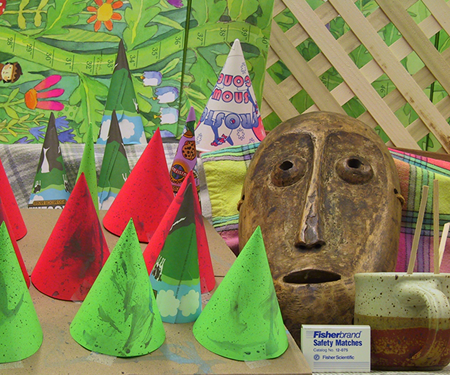
%> input picture Inputs/left1.png, 450 x 375 px
$ octave --eval "result = extractEdges('Inputs/left1.png');"   (GNU Octave 9; MATLAB toolbox functions it lacks are replaced by stand-ins)
%> lines starting %> are read from the running program, lines starting %| are printed output that depends on the picture
### getRandomPixel.m
%%%%%%%%%%%%%%%%%%%%%%%%%%%%%%%%%%%%%%%%%%%%%%%%%%%%%%%%%%%%%%%%%%%%%%%%%%
% getRandomPixel.m
% Author: Taylor Welker
% Date: January 25, 2017
%
% This function is a helper function for 'extractEdges.m'.  It is used to
% obtain random pixels from the EDGE_SET in order to develop a line model.
%
% Arguments:
% EDGE_SET - The EDGE_SET from the 'extractEdges.m' function
%
% Output:
% pixel_coord - The (x,y) values of a pixel, chosen randomly from the
%               EDGE_SET.
%%%%%%%%%%%%%%%%%%%%%%%%%%%%%%%%%%%%%%%%%%%%%%%%%%%%%%%%%%%%%%%%%%%%%%%%%%

function pixel_coord = getRandomPixel(EDGE_SET)

edgeset_size = size(EDGE_SET); % Get the number of pixels within the EDGE_SET
num_pixels = edgeset_size(1);

% Find a random edge pixel
RandNum = rand;               % Find a random number between 0 and 1
index = RandNum * num_pixels; % Multiply it by the size of the array (number of edge pixels)
index = ceil(index);          % Round up to the nearest integer, this is your index
pixel_coord = EDGE_SET(index,:); % Obtain the x,y coordinates of the pixel

end

### extractEdges.m
%%%%%%%%%%%%%%%%%%%%%%%%%%%%%%%%%%%%%%%%%%%%%%%%%%%%%%%%%%%%%%%%%%%%%%%%%%
% extractEdges.m
% Author: Taylor Welker
% Date: January 25, 2017
%
% This function is used to identify significant lines and edges within an
% image.  Using a canny edge detector to identify pixels of interest, this
% function takes it a step further by sifting through the pixels, and
% estimating line models that can be used to represent significant edges.
% These significant edges are then placed in a new image and labeled using
% random colors.
%
% Arguments:
% newImg - the image that we will be processing.
%
% Outputs:
% ifinal - an image with the same dimensions as the original 'newImg', but
% primarily blank with the exception of the colored edges determined by the
% function.
%%%%%%%%%%%%%%%%%%%%%%%%%%%%%%%%%%%%%%%%%%%%%%%%%%%%%%%%%%%%%%%%%%%%%%%%%%

function ifinal = extractEdges(newImg)
%> called with newImg = 'Inputs/left1.png'

    % Initialize a few variables
    LINE_SET = {};  % This holds our lines in arrays of pixels
    LINE_NUM = 0;   % This keeps track of the number of lines we have found
    ITERS = 0;      % This counter keeps track of the current iteration
    TOTAL_NO_ITERS = 10000;     % Max number of iterations
    MAX_PAIR_DISTANCE = 200;    % Max distance between points to model a line
    MIN_POINTLINE_DISTANCE = 15;% Limit between pixel and line model to fit
    MIN_LINE_PIXEL_NUM = 500;   % Min number of pixels to make a line

    % Setup a few measurements
    img = imread(newImg);   % Read in the image
%> img is the input picture: size 375x450x3 uint8; mean R, G, B 132.6, 130.2, 82.3
    iedge = edge(double(rgb2gray(img)),'Canny',0.2); % Use canny edge detection
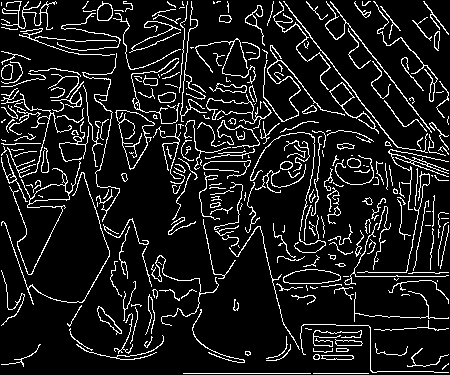
%> iedge: size 375x450 logical; 10.7% white in thin lines or dots
    [height width depth] = size(img);   % get the dimensions of the image
%> height = 375; width = 450; depth = 3
    EDGE_SET = []; % Create an array to hold results of canny edge detector

    % Now, we get each pixel that was detected by the canny edge detector
    % For every pixel in the image
    for row = 1:height
        for col = 1:width

            % If the pixel is marked by teh canny edge detector
            if(iedge(row,col) == 1)
                % Add it to the EDGE_SET
                EDGE_SET = [EDGE_SET; row, col];
            end
        end
    end

    % Get the number of pixels in the edge set (width not important)
    [EDGE_SET_SIZE EDGE_SET_WIDTH] = size(EDGE_SET);
%> EDGE_SET_SIZE = 18120; EDGE_SET_WIDTH = 2

    % Keep the iterations going until we reach our limit
    while((ITERS < TOTAL_NO_ITERS) && (EDGE_SET_SIZE > 0))

        % Increment the iteration counter
        ITERS = ITERS + 1

        % Get the first random pixel coordinates
        randPix_1 = getRandomPixel(EDGE_SET);

        % This flag is meant to tell us when a valid second point has been found
        randPix_2_found = 0;

        % These variables are meant to keep us from staying in an endless
        % loop if we happen to choose a random pixel that has no near
        % neighbors to form a line model with
        give_up = 0;        % This is the counter, initialized to 0
        GIVE_UP_ITER = 0;   % This is the flag that exits the loop if set
        GIVE_UP_MAX = 1000; % This is the max number of tries before giving up

        % Until we find that second point or we give up trying to find one
        while((randPix_2_found == 0) && (give_up == 0))

            % Increment the give up counter
            GIVE_UP_ITER = GIVE_UP_ITER + 1;

            % If we have reached our limit, give up
            if(GIVE_UP_ITER >= GIVE_UP_MAX)
                give_up = 1;
            end

            % Get a new random point
            newRandPix = getRandomPixel(EDGE_SET);

            % Find the distance between the two points with Pythagorean thm
            ydiff = randPix_1(1) - newRandPix(1);
            xdiff = randPix_1(2) - newRandPix(2);
            pairDistance = sqrt(xdiff^2 + ydiff^2);

            % If the points are the same ignore it
            if(newRandPix == randPix_1)
                randPix_2_found = 0;

            % Case to leave loop successfully
            elseif(pairDistance < MAX_PAIR_DISTANCE)
                randPix_2_found = 1;    % Set the flag to leave
                randPix_2 = newRandPix; % Get the pixel value
            end
        end

        % If we didn't give up, then try to find a line
        if(give_up == 0)

            % Create a line between the two points (ax + by + c = 0)
            slope = (randPix_2(1) - randPix_1(1)) / (randPix_2(2) - randPix_1(2));
            offset = randPix_1(1) + (-slope * randPix_1(2));
            a = -slope;
            b = 1;
            c = -offset;

            % Create a set to hold the points that fit this line
            INLIER = [];

            % Create a set to hold the indices of the pixels within the
            % EDGE_SET that will be added to the line (if successful)
            INDICES_TO_REMOVE = [];

            % Iterate through each pixel in the set
            for pixel=1:EDGE_SET_SIZE

                % Get what the line predicts the value should be
                est = getLineEst(EDGE_SET(pixel,:),a,b,c);

                % If that value is within the Minimum Pointline Distance
                if(abs(est) < MIN_POINTLINE_DISTANCE)

                    % Add the pixel to the INLIER set
                    INLIER = [INLIER; EDGE_SET(pixel,:)];
                    INDICES_TO_REMOVE = [INDICES_TO_REMOVE, pixel];
                end
            end

            % After iterating through the whole EDGE_SET, add the INLIER to
            % the LINE_SET if there are enough edge pixels
            [INLIER_num INLIER_depth] = size(INLIER);
            if(INLIER_num >= MIN_LINE_PIXEL_NUM);
                LINE_NUM = LINE_NUM + 1;
                LINE_SET{LINE_NUM} = INLIER;

                % Be sure to remove the pixels from the EDGE_SET
                EDGE_SET(INDICES_TO_REMOVE, :) = [];
            end

            % Update the variables that keep track of EDGE_SET's size
            [EDGE_SET_SIZE EDGE_SET_WIDTH] = size(EDGE_SET);
        end
    end

    % Finally, at the end, we need to assign each line segment a random
    % color and plot them

    % Create a new image of the same size as the original
    ifinal = double(zeros(height, width, depth));

    % Iterate through each line in LINE_SET
    for nextLine=1:LINE_NUM

        % Get a new random color
        randColor = rand(1,3);

        % Get the next line
        newLine = LINE_SET{nextLine};
        [LINE_LENGTH LINE_DEPTH] = size(newLine);

        % For every pixel in that line, paint it the color obtained above.
        for curr_pixel=1:LINE_LENGTH
            pixel = newLine(curr_pixel,:);
            ifinal(pixel(1),pixel(2),:) = randColor;
        end
    end
end

%% Notes on how to deal with matrix operations
% x[a,b]=  single dim vector
% x[a;b] = multi dim vector
% given indices x[indeces] = []
% d{1} = [1]
% d{2} = [2,4,5]
%> (the run ends here)
